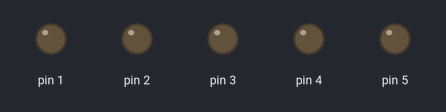
A sketch run on a simulated Arduino Uno, built with avr-gcc and run on an emulated ATmega328P. Parts: output pins drawn as LEDs (lit = HIGH).

Above: at 0.2 s.
At 0.7 s:
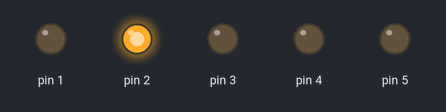
At 1.2 s:
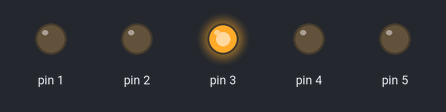
At 2.2 s:
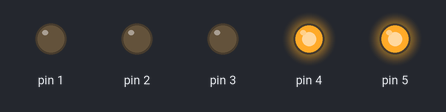
At 3.2 s:
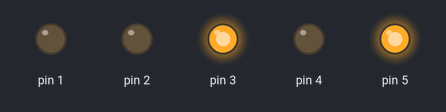
At 4.7 s:
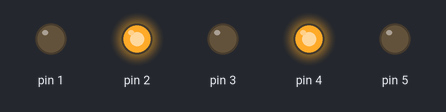
Timing chart, 0 to 5.2 s (numbered marks = the images above):
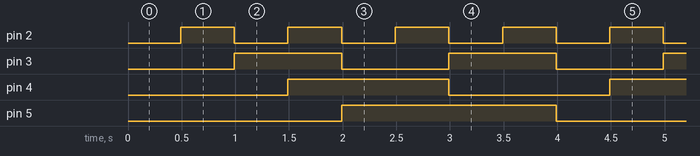

Measured:
- by itself, pin 2: alternates HIGH for 0.50 s and LOW for 0.50 s
- by itself, pin 3: alternates HIGH for 1.0 s and LOW for 1.0 s
- by itself, pin 4: alternates HIGH for 1.5 s and LOW for 1.5 s
- by itself, pin 5: alternates HIGH for 2.0 s and LOW for 2.0 s

The sketch:

LedCascade-TimersRegisters.ino
```cpp
#define NUM_LEDS 5
#define START_LED 2

// Периоды мигания для каждого светодиода (в тиках).
const int led_periods[NUM_LEDS] = {50, 100, 150, 200, 250};

// Массив для хранения текущих значений счётчиков для каждого светодиода.
volatile int led_counters[NUM_LEDS] = {0};


void setup() {
  //Отключение прерываний на время настройки
  cli();
  // pinMode(OUTPUT) для пинов 2..7
  DDRD = 0b00111110;

  // Сброс регистров управления таймером
  TCCR1A = 0;
  TCCR1B = 0;

  // Частота МК = 16 000 000 Гц.
  // Предделитель = 64.
  // Частота тиков таймера = 16 000 000 / 64 = 250 000 Гц.
  // Частота прерываний 100 Гц.
  // Значение для сравнения (OCR1A) = 250 000 / 100 - 1 = 2500 - 1 = 2499.

  OCR1A = 2499;

  // Включаем CTC Mode
  TCCR1B |= (1 << WGM12);

  // Предделитель 64 - 011
  TCCR1B |= (1 << CS11) | (1 << CS10);

  // Прерывание по совпадению с OCR1A
  TIMSK1 |= (1 << OCIE1A);

  sei(); // Включаем прерывания
}

// Обработчик прерывания по совпадению таймера 1
ISR(TIMER1_COMPA_vect) {
for (int i = START_LED; i < START_LED + NUM_LEDS; i++) {

    int led_number = i - START_LED;
    led_counters[led_number]++;

    if (led_counters[led_number] >= led_periods[led_number]) {
      // Операция конвертирования бита.
      PORTD ^= (1 << i);

      // Сброс счётчика, чтобы он начал считать заново для конкретного пина
      led_counters[led_number] = 0;
    }
  }
}

void loop() {
}
```
